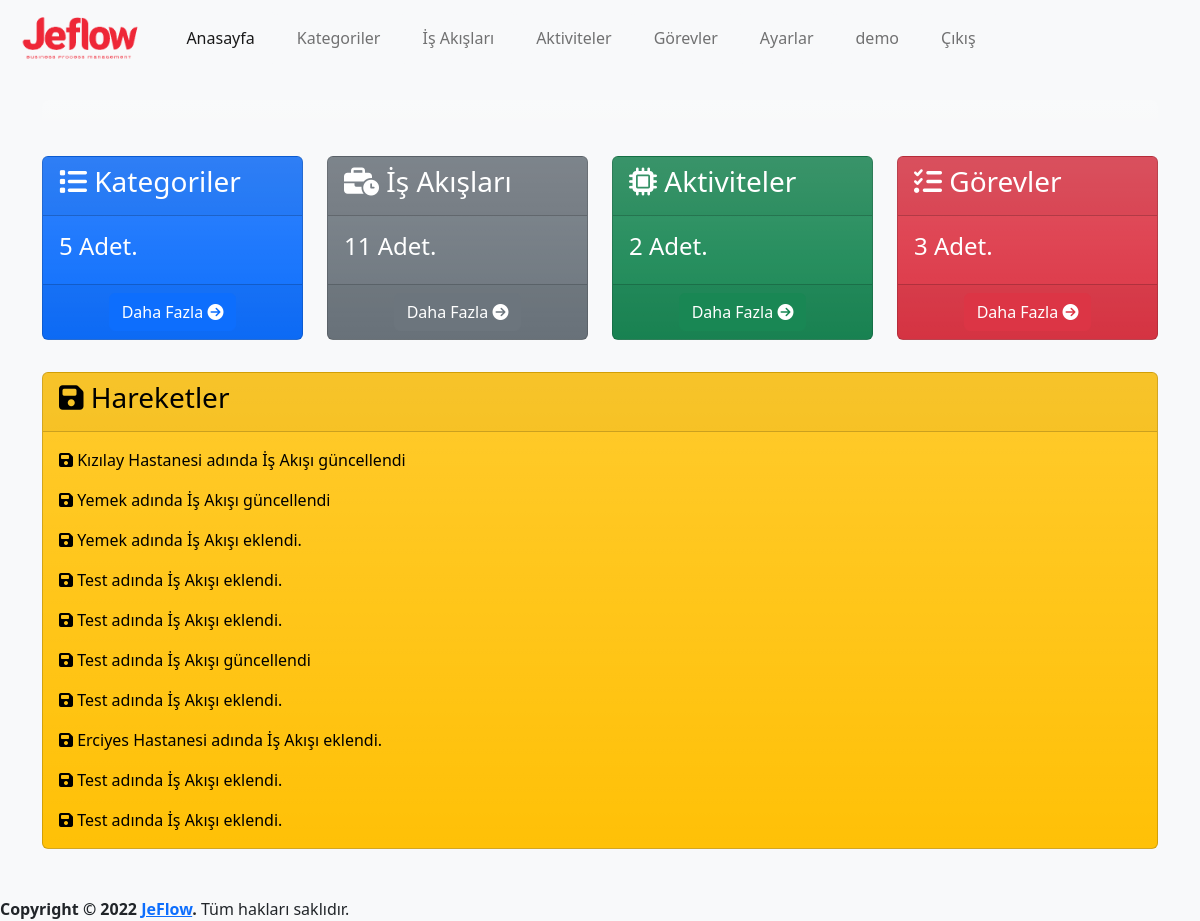
Page / (signed in) on the earlier database version.
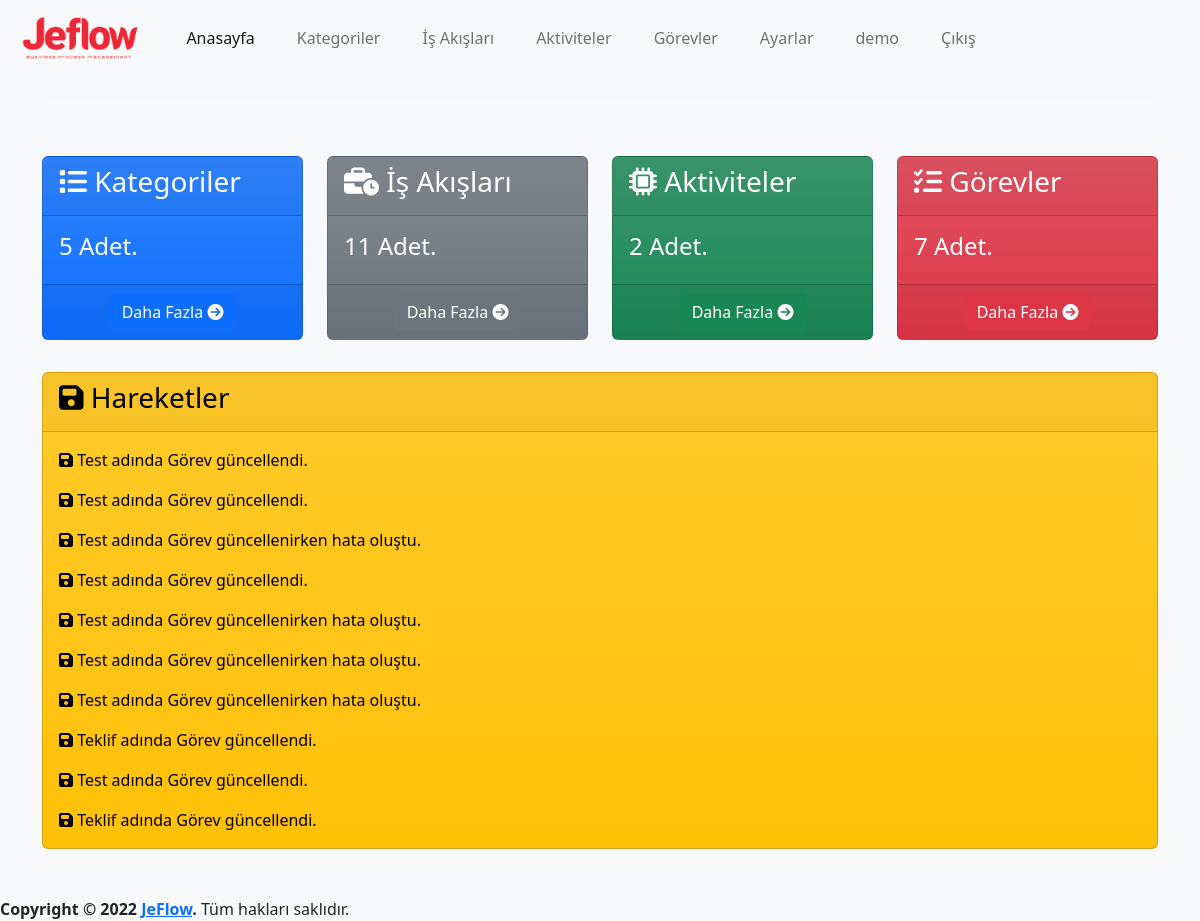
Same page on the later database version.
### log/models.py (models this page shows, shortened)
class Log(models.Model):
    logger_name = models.CharField(max_length=100,verbose_name='Loglayıcı Adı')
    level = models.PositiveSmallIntegerField(choices=LOG_LEVELS, default=logging.ERROR, db_index=True,verbose_name='Seviye')
    msg = models.TextField(verbose_name='Mesaj')
    trace = models.TextField(blank=True, null=True,verbose_name='Yığın')
    create_datetime = models.DateTimeField(auto_now_add=True, verbose_name='Oluşturulma Zamanı')
    user=models.ForeignKey(User,on_delete=models.CASCADE,verbose_name='Kullanıcı', blank=True, null=True)
    class Meta:
        ordering = ('-create_datetime',)
        verbose_name = 'Log'
        verbose_name_plural ='Loglar'

### app/views.py (the view)
# urls.py: path('',views.index,name='index'),
@login_required(login_url='/user/login/')
def index(request):
    category_count=Category.objects.count()
    process_count=Process.objects.count()
    activity_count=Activity.objects.count()
    task_count=Task.objects.count()
    user_activities=Log.objects.all().filter(user=request.user)[:10]
    context={
        'category_count':category_count,
        'process_count':process_count,
        'activity_count':activity_count,
        'task_count':task_count,
        'user_activities':user_activities
    }
    return render(request, 'app/index.html',context)

### templates/app/index.html
{% extends 'layout.html' %}
{% load humanize %}
{% block content %}
<div class="row mt-3">
    <div class="col-md-3 mb-3">
        <div id="collapseExample" class="card text-bg-primary bg-gradient" style="max-width: 18rem;">
            <div class="card-header">
                <h3 class="card-title">
                    <i class="fa-solid fa-list"></i>
                    Kategoriler
                </h3>
            </div>
            <div class="card-body">
                <h4 class="card-title">{{ category_count }} Adet.</h5>
            </div>
            <div class="card-footer text-center">
                <a class="btn btn-primary" href="{% url 'category' %}">
                    Daha Fazla
                    <i class="fa-solid fa-circle-arrow-right"></i>
                </a>
            </div>
        </div>
    </div>
    <div class="col-md-3 mb-3">
        <div class="card text-bg-secondary bg-gradient" style="max-width: 18rem;">
            <div class="card-header">
                <h3 class="card-title">
                    <i class="fa-solid fa-business-time"></i>
                    İş Akışları
                </h3>
            </div>
            <div class="card-body">
                <h4 class="card-title">{{ process_count }} Adet.</h5>
            </div>
            <div class="card-footer text-center">
                <a class="btn btn-secondary" href="{% url 'process' %}">
                    Daha Fazla
                    <i class="fa-solid fa-circle-arrow-right"></i>
                </a>
            </div>
        </div>
    </div>
    <div class="col-md-3 mb-3">
        <div class="card text-bg-success bg-gradient" style="max-width: 18rem;">
            <div class="card-header">
                <h3 class="card-title">
                    <i class="fa-solid fa-microchip"></i>
                    Aktiviteler
                </h3>
            </div>
            <div class="card-body">
                <h4 class="card-title">{{ activity_count }} Adet.</h5>
            </div>
            <div class="card-footer text-center">
                <a class="btn btn-success" href="{% url 'activity' %}">
                    Daha Fazla
                    <i class="fa-solid fa-circle-arrow-right"></i>
                </a>
            </div>
        </div>
    </div>
    <div class="col-md-3 mb-3">
        <div class="card text-bg-danger bg-gradient" style="max-width: 18rem;">
            <div class="card-header">
                <h3 class="card-title">
                    <i class="fa-solid fa-list-check"></i>
                    Görevler
                </h3>
            </div>
            <div class="card-body">
                <h4 class="card-title">{{ task_count }} Adet.</h5>
            </div>
            <div class="card-footer text-center">
                <a class="btn btn-danger" href="{% url 'task' %}">
                    Daha Fazla
                    <i class="fa-solid fa-circle-arrow-right"></i>
                </a>
            </div>
        </div>
    </div>
</div>
<div class="row mt-3">
    <div class="col-md-12">
        <div class="card text-bg-warning bg-gradient">
            <div class="card-header">
                <h3 class="card-title">
                    <i class="fa-solid fa-floppy-disk"></i>
                    Hareketler
                </h3>
            </div>
            <div class="card-body">
                {% for user_activity in user_activities %}
                <p class="card-text"><i class="fa-solid fa-floppy-disk"></i> {{ user_activity.msg }}</p>
                {% endfor %}
            </div>
        </div>
    </div>
</div>
{% endblock %}

Differences in the rows shown:
no longer on this page (row unchanged): Log: msg "Kızılay Hastanesi adında İş Akışı güncellendi"
no longer on this page (row unchanged): Log: msg "Yemek adında İş Akışı güncellendi"
no longer on this page (row unchanged): Log: msg "Yemek adında İş Akışı eklendi."
no longer on this page (row unchanged): Log: msg "Test adında İş Akışı eklendi."
no longer on this page (row unchanged): Log: msg "Test adında İş Akışı eklendi."
no longer on this page (row unchanged): Log: msg "Test adında İş Akışı güncellendi"
no longer on this page (row unchanged): Log: msg "Test adında İş Akışı eklendi."
no longer on this page (row unchanged): Log: msg "Erciyes Hastanesi adında İş Akışı eklendi."
no longer on this page (row unchanged): Log: msg "Test adında İş Akışı eklendi."
no longer on this page (row unchanged): Log: msg "Test adında İş Akışı eklendi."
added Log: msg "Test adında Görev güncellendi."
added Log: msg "Test adında Görev güncellendi."
added Log: msg "Test adında Görev güncellenirken hata oluştu."
added Log: msg "Test adında Görev güncellendi."
added Log: msg "Test adında Görev güncellenirken hata oluştu."
added Log: msg "Test adında Görev güncellenirken hata oluştu."
added Log: msg "Test adında Görev güncellenirken hata oluştu."
added Log: msg "Teklif adında Görev güncellendi."
added Log: msg "Test adında Görev güncellendi."
added Log: msg "Teklif adında Görev güncellendi."
Other differences:
{{ task_count }}: "3" → "7"
